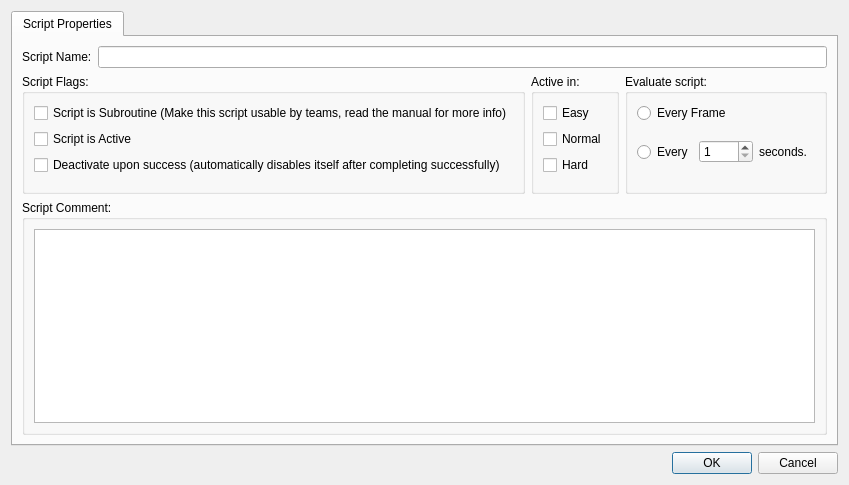
<?xml version="1.0" encoding="UTF-8"?>
<ui version="4.0">
 <class>WBQtScriptEditDialogClassic</class>
 <widget class="QDialog" name="WBQtScriptEditDialogClassic">
  <layout class="QVBoxLayout" name="rootLayout" stretch="1,0">
   <item>
    <widget class="QTabWidget" name="tabs">
     <property name="currentIndex">
      <number>0</number>
     </property>
     <widget class="QWidget" name="propertiesTab">
      <attribute name="title">
       <string>Script Properties</string>
      </attribute>
      <layout class="QVBoxLayout" name="propertiesLayout" stretch="0,0,1">
       <item>
        <layout class="QHBoxLayout" name="nameRow" stretch="0,1">
         <item>
          <widget class="QLabel" name="nameLabel">
           <property name="text">
            <string>Script Name:</string>
           </property>
          </widget>
         </item>
         <item>
          <widget class="QLineEdit" name="nameEdit"/>
         </item>
        </layout>
       </item>
       <item>
        <layout class="QHBoxLayout" name="middleRow" stretch="1,0,0">
         <item>
          <widget class="QGroupBox" name="flagsBox">
           <property name="title">
            <string>Script Flags:</string>
           </property>
           <layout class="QVBoxLayout" name="flagsLay">
            <item>
             <widget class="QCheckBox" name="subroutineCheck">
              <property name="text">
               <string>Script is Subroutine (Make this script usable by teams, read the manual for more info)</string>
              </property>
             </widget>
            </item>
            <item>
             <widget class="QCheckBox" name="activeCheck">
              <property name="text">
               <string>Script is Active</string>
              </property>
             </widget>
            </item>
            <item>
             <widget class="QCheckBox" name="oneShotCheck">
              <property name="text">
               <string>Deactivate upon success (automatically disables itself after completing successfully)</string>
              </property>
             </widget>
            </item>
            <item>
             <spacer name="flagsSpacer">
              <property name="orientation">
               <enum>Qt::Vertical</enum>
              </property>
             </spacer>
            </item>
           </layout>
          </widget>
         </item>
         <item>
          <widget class="QGroupBox" name="activeInBox">
           <property name="title">
            <string>Active in:</string>
           </property>
           <layout class="QVBoxLayout" name="activeInLay">
            <item>
             <widget class="QCheckBox" name="easyCheck">
              <property name="text">
               <string>Easy</string>
              </property>
             </widget>
            </item>
            <item>
             <widget class="QCheckBox" name="normalCheck">
              <property name="text">
               <string>Normal</string>
              </property>
             </widget>
            </item>
            <item>
             <widget class="QCheckBox" name="hardCheck">
              <property name="text">
               <string>Hard</string>
              </property>
             </widget>
            </item>
            <item>
             <spacer name="activeInSpacer">
              <property name="orientation">
               <enum>Qt::Vertical</enum>
              </property>
             </spacer>
            </item>
           </layout>
          </widget>
         </item>
         <item>
          <widget class="QGroupBox" name="evalBox">
           <property name="title">
            <string>Evaluate script:</string>
           </property>
           <layout class="QVBoxLayout" name="evalLay">
            <item>
             <widget class="QRadioButton" name="everyFrameRadio">
              <property name="text">
               <string>Every Frame</string>
              </property>
             </widget>
            </item>
            <item>
             <layout class="QHBoxLayout" name="secondsRow">
              <item>
               <widget class="QRadioButton" name="everySecondRadio">
                <property name="text">
                 <string>Every</string>
                </property>
               </widget>
              </item>
              <item>
               <widget class="QSpinBox" name="secondsSpin">
                <property name="minimum">
                 <number>1</number>
                </property>
                <property name="maximum">
                 <number>9999</number>
                </property>
               </widget>
              </item>
              <item>
               <widget class="QLabel" name="secondsLabel">
                <property name="text">
                 <string>seconds.</string>
                </property>
               </widget>
              </item>
              <item>
               <spacer name="secondsSpacer">
                <property name="orientation">
                 <enum>Qt::Horizontal</enum>
                </property>
               </spacer>
              </item>
             </layout>
            </item>
            <item>
             <spacer name="evalSpacer">
              <property name="orientation">
               <enum>Qt::Vertical</enum>
              </property>
             </spacer>
            </item>
           </layout>
          </widget>
         </item>
        </layout>
       </item>
       <item>
        <widget class="QGroupBox" name="commentBox">
         <property name="title">
          <string>Script Comment:</string>
         </property>
         <layout class="QVBoxLayout" name="commentLay">
          <item>
           <widget class="QPlainTextEdit" name="commentEdit"/>
          </item>
         </layout>
        </widget>
       </item>
      </layout>
     </widget>
    </widget>
   </item>
   <item>
    <widget class="QDialogButtonBox" name="buttonBox">
     <property name="standardButtons">
      <set>QDialogButtonBox::Cancel|QDialogButtonBox::Ok</set>
     </property>
    </widget>
   </item>
  </layout>
 </widget>
 <resources/>
 <connections/>
</ui>
